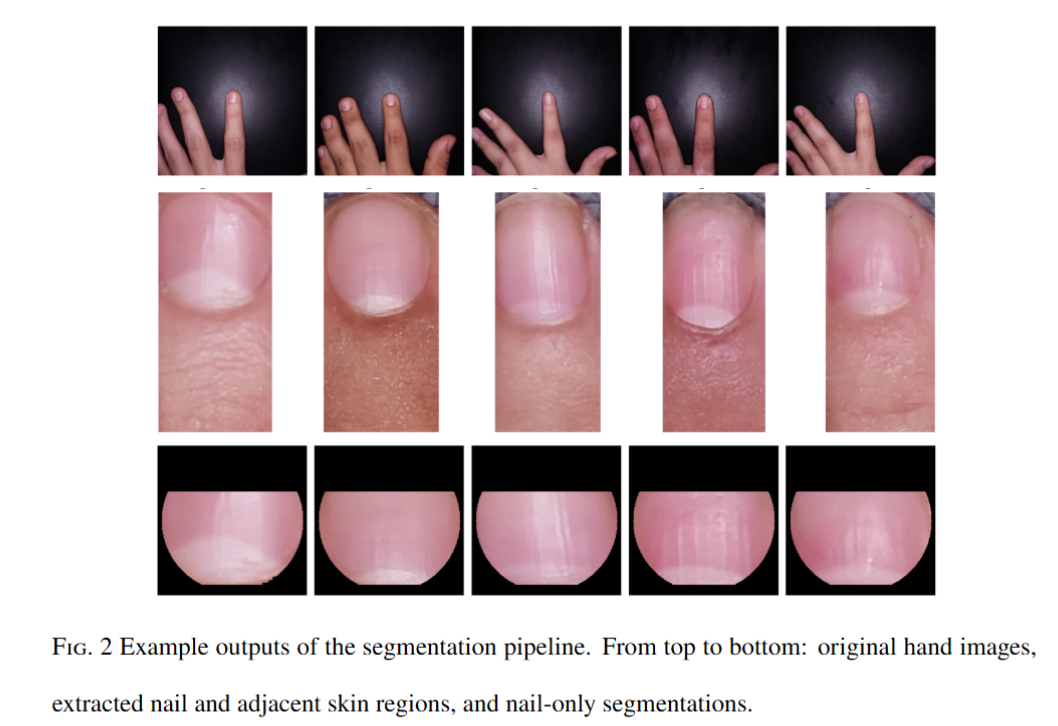
#> input picture ex.png, 1058 x 726 px; its folder holds only this picture in this run
$ python -i 2_refine_segmentation.py   (imports and definitions only)
#> lines starting #> are read from the running program, lines starting #| are printed output that depends on the picture; after the words box and inside, x2 and y2 are one past the last pixel; in counts of white or black regions, pixels touching at a corner belong together
#> further down, picture is the input picture: shape (726, 1058, 3); mean B, G, R 178.2, 175.8, 191.5
import os
import cv2
import numpy as np
from tqdm import tqdm

IMG_FOLDER = r"2_nail_segmentation\output\segmentation\nail_crop"
OUT_FOLDER = r"2_nail_segmentation\output\refined_segmentation"

# Shrink original mask to avoid including surrounding areas
SHRINK_RATIO = 0.95

# Cut top and bottom of mask
TOP_CUT = 0.22       # fraction of fitted shape height
BOTTOM_CUT = 0.06    # fraction of fitted shape height

# Fit scoring
# score = kept_fg - LAMBDA_BG * leaked_bg
LAMBDA_BG = 1.2

MIN_CONTOUR_AREA = 20

SAVE_DEBUG_COMPARE = False
SAVE_DEBUG_MASKS = False

# [5 lines not run here, left out]

def get_foreground_mask(img_bgr: np.ndarray) -> np.ndarray:
    """
    Foreground from non-black pixels in nail_crop.
    """
    gray = cv2.cvtColor(img_bgr, cv2.COLOR_BGR2GRAY)
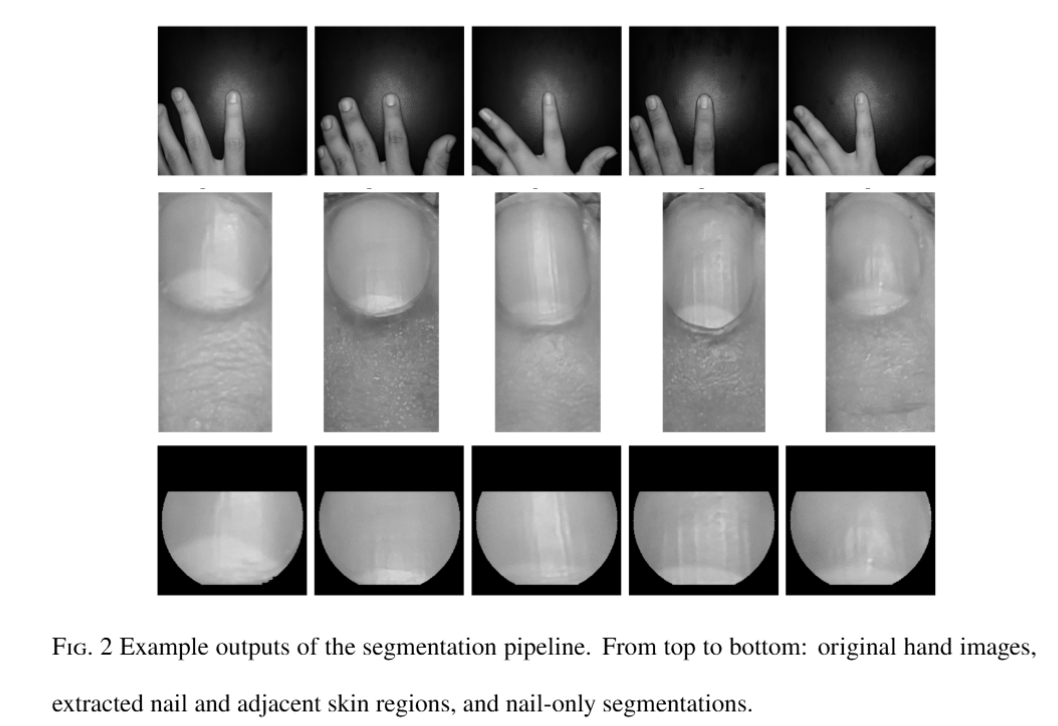
#> gray: shape (726, 1058); min 0, max 255, mean 180.8
    fg = (gray > 0).astype(np.uint8) * 255
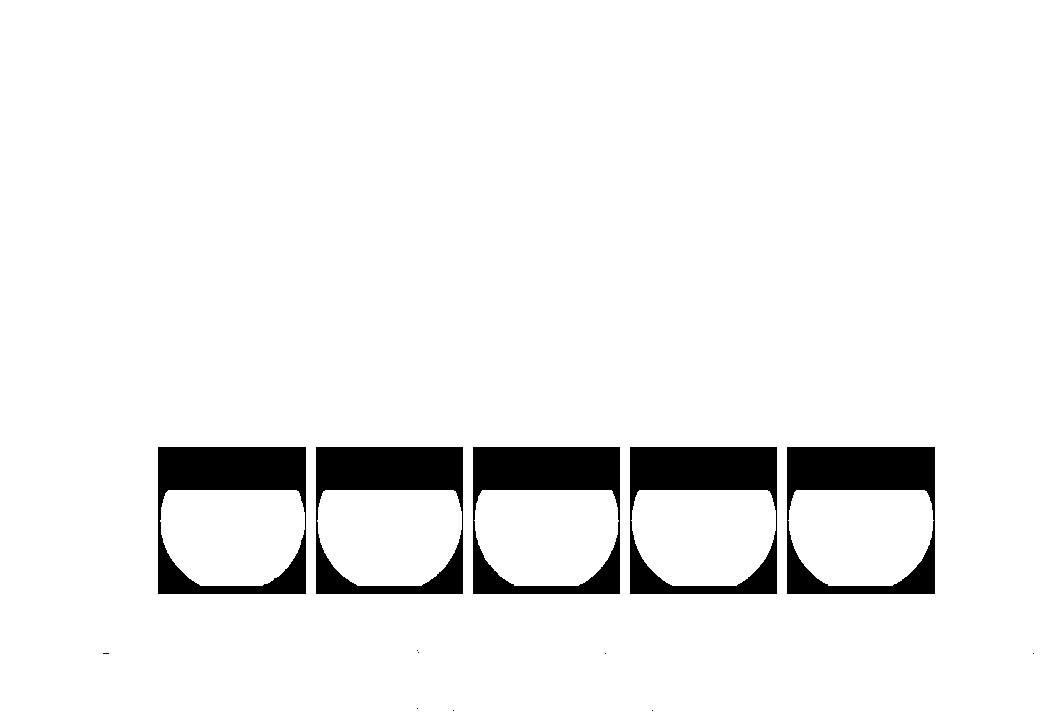
#> fg: shape (726, 1058); 93.8% white; 13 black regions (8 under 20 px), largest, box (x1, y1, x2, y2) and area: (158, 447, 306, 594) 9563, (787, 447, 935, 594) 9554, (473, 447, 620, 594) 9437, (630, 447, 777, 594) 9414, (316, 447, 463, 594) 9390

    # light cleanup
    k = np.ones((3, 3), np.uint8)
    fg = cv2.morphologyEx(fg, cv2.MORPH_OPEN, k, iterations=1)
#> fg: shape (726, 1058); 93.8% white; 13 black regions (8 under 20 px), largest, box (x1, y1, x2, y2) and area: (158, 447, 306, 594) 9565, (787, 447, 935, 594) 9556, (473, 447, 620, 594) 9440, (630, 447, 777, 594) 9415, (316, 447, 463, 594) 9392
    fg = cv2.morphologyEx(fg, cv2.MORPH_CLOSE, k, iterations=1)
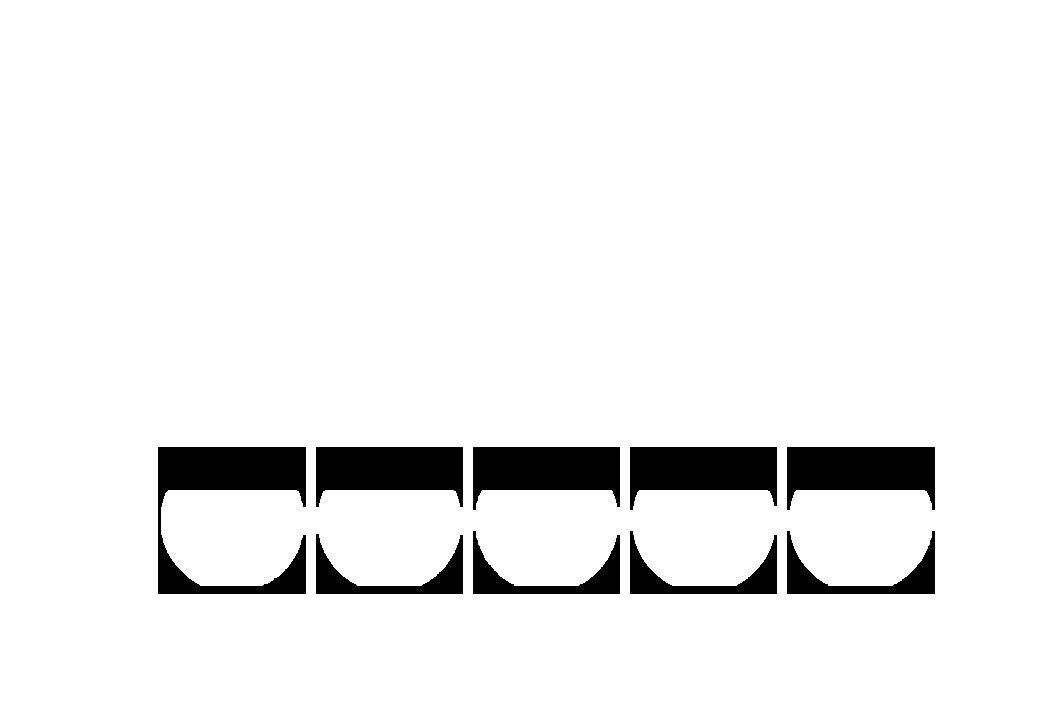
#> fg: shape (726, 1058); 93.9% white; 9 black regions, largest, box (x1, y1, x2, y2) and area: (158, 447, 306, 594) 9527, (787, 447, 935, 510) 6568, (473, 447, 620, 510) 6504
    return fg


# [50 lines left out: functions largest_contour, fit_circle_to_fg, fit_oval_to_fg, not called in this run]


def shrink_circle(cx: int, cy: int, r: int, shrink_ratio: float):
    r2 = max(1, int(round(r * shrink_ratio)))
    return cx, cy, r2


# [55 lines left out: functions shrink_oval, draw_circle_mask, draw_oval_mask, unified_cut_top_bottom, score_candidate, not called in this run]


def apply_mask(img: np.ndarray, mask: np.ndarray) -> np.ndarray:
    return cv2.bitwise_and(img, img, mask=mask)


# [12 lines left out: function make_debug_triptych, not called in this run]


# [1 line that did not run here, left out]
# [55 lines not run here, left out]

>>> import cv2
>>> picture = cv2.imread('../ex.png')
>>> result = get_foreground_mask(picture)
